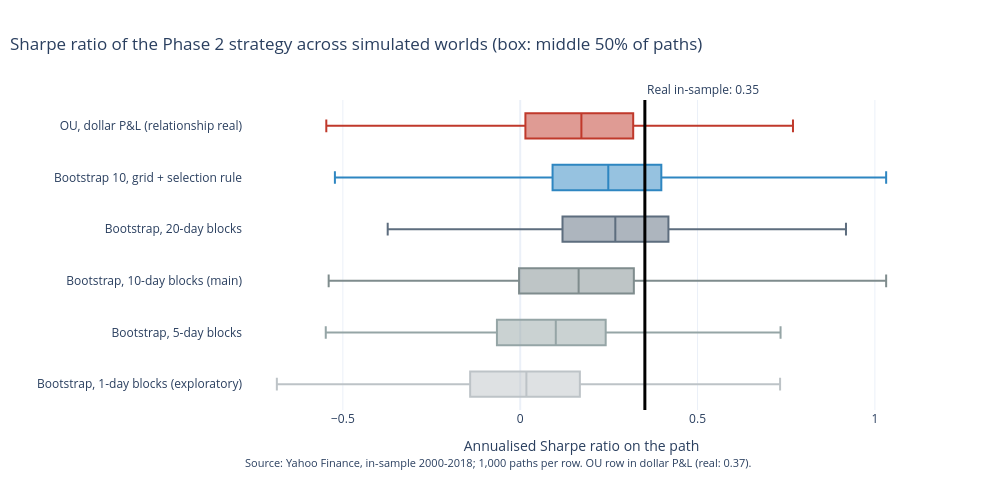

Here is the notebook cell this chart was saved with:
### Code cell
fig = go.Figure()
for name, values, color in [
    (
        "Bootstrap, 1-day blocks (exploratory)",
        sims[f"bootstrap_{EXPLORATORY_BLOCK}"]["sharpe"],
        "#bdc3c7",
    ),
    ("Bootstrap, 5-day blocks", sims["bootstrap_5"]["sharpe"], "#95a5a6"),
    ("Bootstrap, 10-day blocks (main)", main["sharpe"], "#7f8c8d"),
    ("Bootstrap, 20-day blocks", sims["bootstrap_20"]["sharpe"], "#5d6d7e"),
    ("Bootstrap 10, grid + selection rule", main["selected_sharpe"], "#2e86c1"),
    ("OU, dollar P&L (relationship real)", sims["ou"]["dollar_sharpe"], "#c0392b"),
]:
    fig.add_trace(
        go.Box(x=values.dropna(), name=name, marker_color=color, boxpoints=False, orientation="h")
    )
fig.add_vline(x=real["sharpe"], line_color="black", line_width=3)
fig.add_annotation(
    x=real["sharpe"],
    y=1,
    yref="paper",
    text=f"Real in-sample: {real['sharpe']:.2f}",
    showarrow=False,
    xanchor="left",
    yanchor="bottom",
)
finish_figure(
    fig,
    "Sharpe ratio of the Phase 2 strategy across simulated worlds (box: middle 50% of paths)",
    "Annualised Sharpe ratio on the path",
    "",
    "Source: Yahoo Finance, in-sample 2000-2018; 1,000 paths per row. "
    f"OU row in dollar P&L (real: {real_dollar:.2f}).",
)
fig.update_layout(showlegend=False)
save_figure(fig, "05_sharpe_by_world", figures_dir)
fig.show()

### Figure 1 — Plotly figure (JSON) as saved in the notebook; plotly's stock layout.template omitted (floating-point values rounded to 4 significant figures; data arrays with more than 128 entries replaced by an {"elided": "..."} marker saying what was removed)
{"data": [{"boxpoints": false, "marker": {"color": "#bdc3c7"}, "name": "Bootstrap, 1-day blocks (exploratory)", "orientation": "h", "type": "box", "x": {"elided": "1000 float values"}}, {"boxpoints": false, "marker": {"color": "#95a5a6"}, "name": "Bootstrap, 5-day blocks", "orientation": "h", "type": "box", "x": {"elided": "1000 float values"}}, {"boxpoints": false, "marker": {"color": "#7f8c8d"}, "name": "Bootstrap, 10-day blocks (main)", "orientation": "h", "type": "box", "x": {"elided": "1000 float values"}}, {"boxpoints": false, "marker": {"color": "#5d6d7e"}, "name": "Bootstrap, 20-day blocks", "orientation": "h", "type": "box", "x": {"elided": "1000 float values"}}, {"boxpoints": false, "marker": {"color": "#2e86c1"}, "name": "Bootstrap 10, grid + selection rule", "orientation": "h", "type": "box", "x": {"elided": "1000 float values"}}, {"boxpoints": false, "marker": {"color": "#c0392b"}, "name": "OU, dollar P&L (relationship real)", "orientation": "h", "type": "box", "x": {"elided": "1000 float values"}}], "layout": {"annotations": [{"showarrow": false, "text": "Real in-sample: 0.35", "x": 0.3515, "xanchor": "left", "y": 1, "yanchor": "bottom", "yref": "paper"}, {"font": {"size": 11}, "showarrow": false, "text": "Source: Yahoo Finance, in-sample 2000-2018; 1,000 paths per row. OU row in dollar P&L (real: 0.37).", "x": 0, "xref": "paper", "y": -0.2, "yref": "paper"}], "height": 500, "legend": {"orientation": "h", "x": 0.01, "y": 1.02, "yanchor": "bottom"}, "margin": {"b": 90}, "shapes": [{"line": {"color": "black", "width": 3}, "type": "line", "x0": 0.3515, "x1": 0.3515, "xref": "x", "y0": 0, "y1": 1, "yref": "y domain"}], "showlegend": false, "title": {"text": "Sharpe ratio of the Phase 2 strategy across simulated worlds (box: middle 50% of paths)", "x": 0.01}, "width": 1000, "xaxis": {"title": {"text": "Annualised Sharpe ratio on the path"}}, "yaxis": {"title": {"text": ""}}}}
